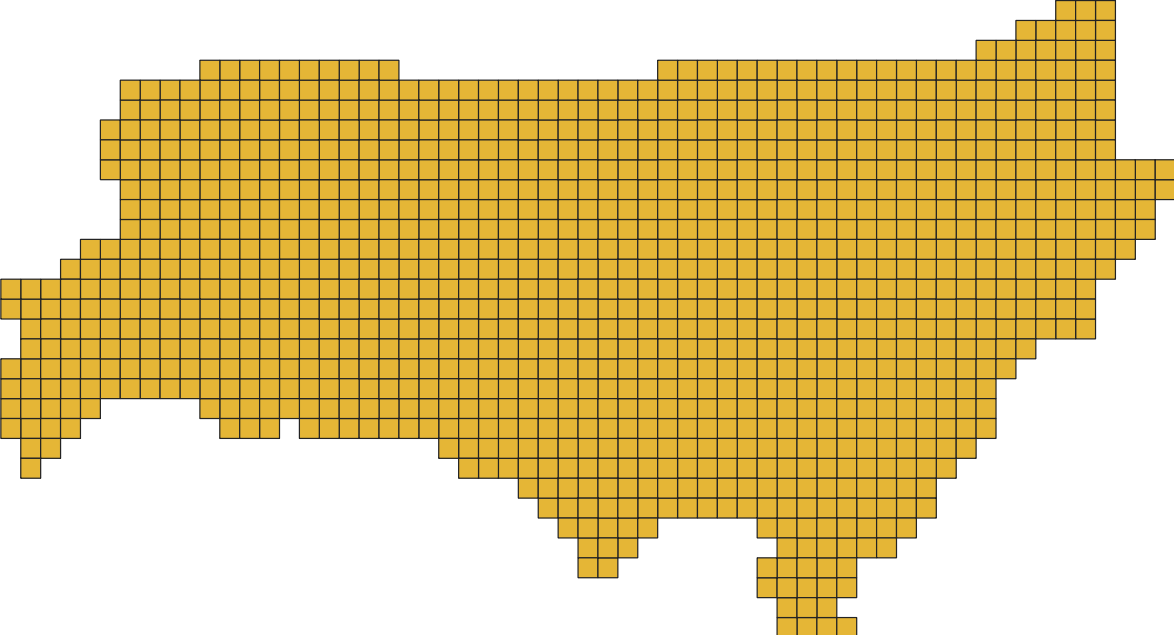
#> input picture 코드/grid.png, 1174 x 635 px
$ python show_route.py
#> lines starting #> are read from the running program, lines starting #| are printed output that depends on the picture; after the words box and inside, x2 and y2 are one past the last pixel; in counts of white or black regions, pixels touching at a corner belong together
import cv2
import numpy as np

WIDTH = 59
HEIGHT = 32
ROUTE = [[11, 12, 247, 77, 78, 26, 146, 91, 386, 381, 40, 42, 221, 340, 343, 227, 228, 56],
         [483, 484, 651, 852, 853, 681, 741, 802, 576, 577],
         [779, 959, 1024, 975, 1047, 1050, 873, 938, 888]]
section_dict = {
    0: [200, 100, 100],
    1: [100, 200, 100],
    2: [100, 100, 200]
}
color_dict_0 = {}
for i in range(25):
    color_dict_0[i] = [255, 255 - i * 8, 255 - i * 8]
color_dict_1 = {}
for i in range(25):
    color_dict_1[i] = [255 - i * 8, 255, 255 - i * 8]
color_dict_2 = {}
for i in range(25):
    color_dict_2[i] = [255 - i * 8, 255 - i * 8, 255]


img = cv2.imread("grid.png", 1)
#> img is the input picture: shape (635, 1174, 3); mean B, G, R 134.6, 199.7, 223.6
img = cv2.resize(dsize=(WIDTH, HEIGHT), src=img)
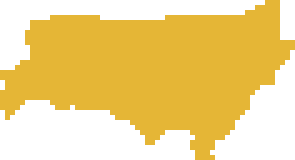
#> img: shape (32, 59, 3) (shown 5 times larger); mean B, G, R 137.1, 212.2, 239.8
result = np.full((HEIGHT, WIDTH, 3), 255, np.uint8)


num2grid = []
for x in range(WIDTH):
    for y in range(HEIGHT):
        if img[y][x][0] != 255 or img[y][x][1] != 255 or img[y][x][2] != 255:
            num2grid.append([y, x])

for section in range(3):
    key = 0
    for num in ROUTE[section]:
        y, x = num2grid[num]
        if section == 0:
            img[y][x][0] = color_dict_0[key][2]
            img[y][x][1] = color_dict_0[key][1]
            img[y][x][2] = color_dict_0[key][0]
        elif section == 1:
            img[y][x][0] = color_dict_1[key][2]
            img[y][x][1] = color_dict_1[key][1]
            img[y][x][2] = color_dict_1[key][0]
        else:
            img[y][x][0] = color_dict_2[key][2]
            img[y][x][1] = color_dict_2[key][1]
            img[y][x][2] = color_dict_2[key][0]
        key += 1
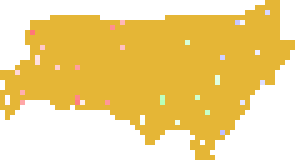
#> img: shape (32, 59, 3) (shown 5 times larger); 1.96% of pixels changed, all inside (x1, y1, x2, y2) = (1, 2, 54, 29)

res = cv2.resize(img, dsize=(WIDTH*20, HEIGHT*20), interpolation=cv2.INTER_NEAREST_EXACT)
cv2.imshow('res', res)
cv2.waitKey()

$ run again, with 코드/.png copied over 코드/grid.png
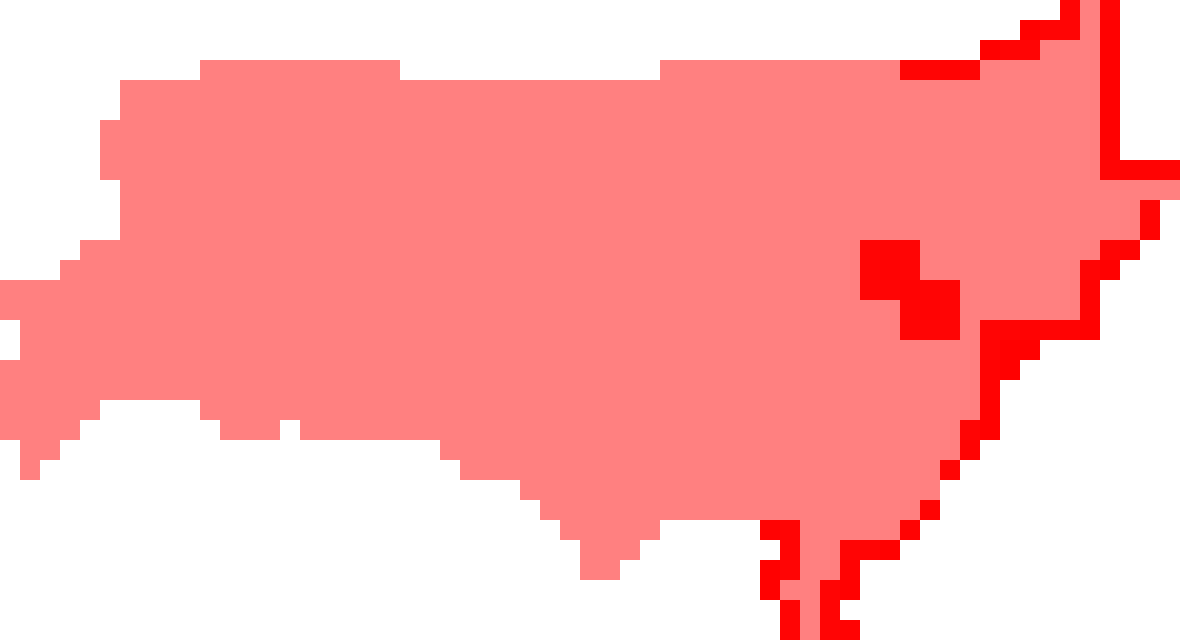
#> input picture 코드/.png, 1180 x 640 px
#> img is the input picture: shape (640, 1180, 3); mean B, G, R 175, 175, 255
#> after the loop `for section in range(3):`:
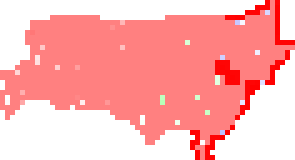
#> img: shape (32, 59, 3) (shown 5 times larger); mean B, G, R 176.7, 176.8, 254.7

$ run again, with 코드/dong.png copied over 코드/grid.png
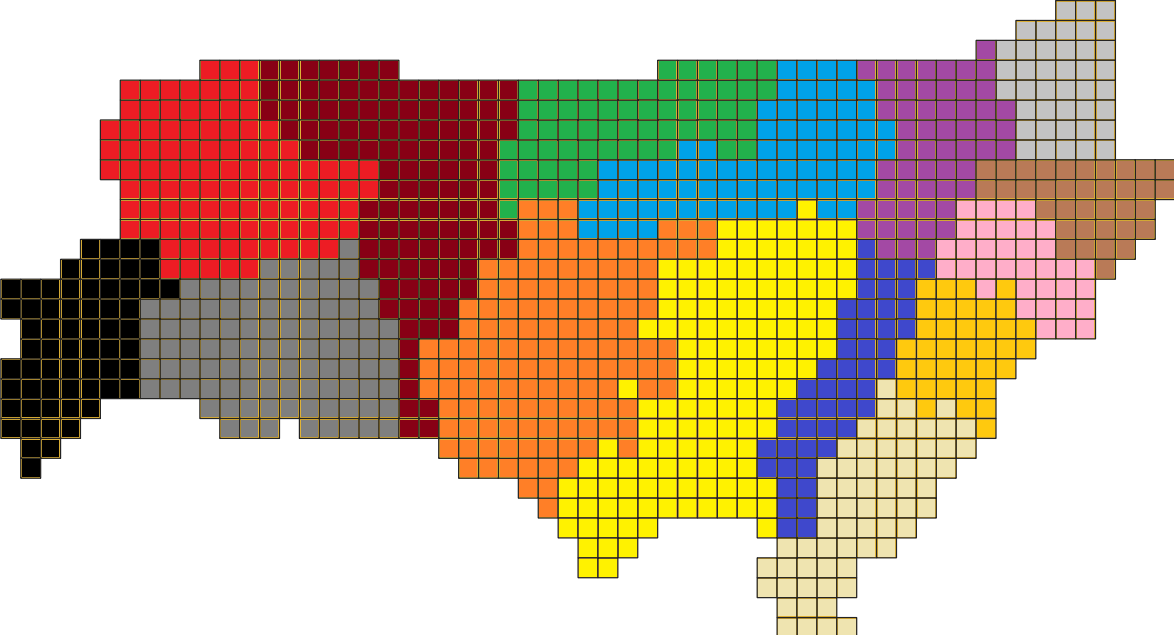
#> input picture 코드/dong.png, 1174 x 635 px
#> img is the input picture: shape (635, 1174, 3); mean B, G, R 149.5, 172.9, 194.3
#> after the loop `for section in range(3):`:
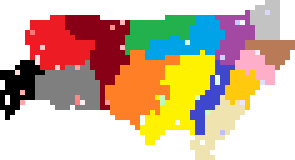
#> img: shape (32, 59, 3) (shown 5 times larger); mean B, G, R 158.5, 180.6, 204.5
#> `res = cv2.resize(img, dsize=(WIDTH*20, HEIGHT*20), interpolation=cv2.I..`:
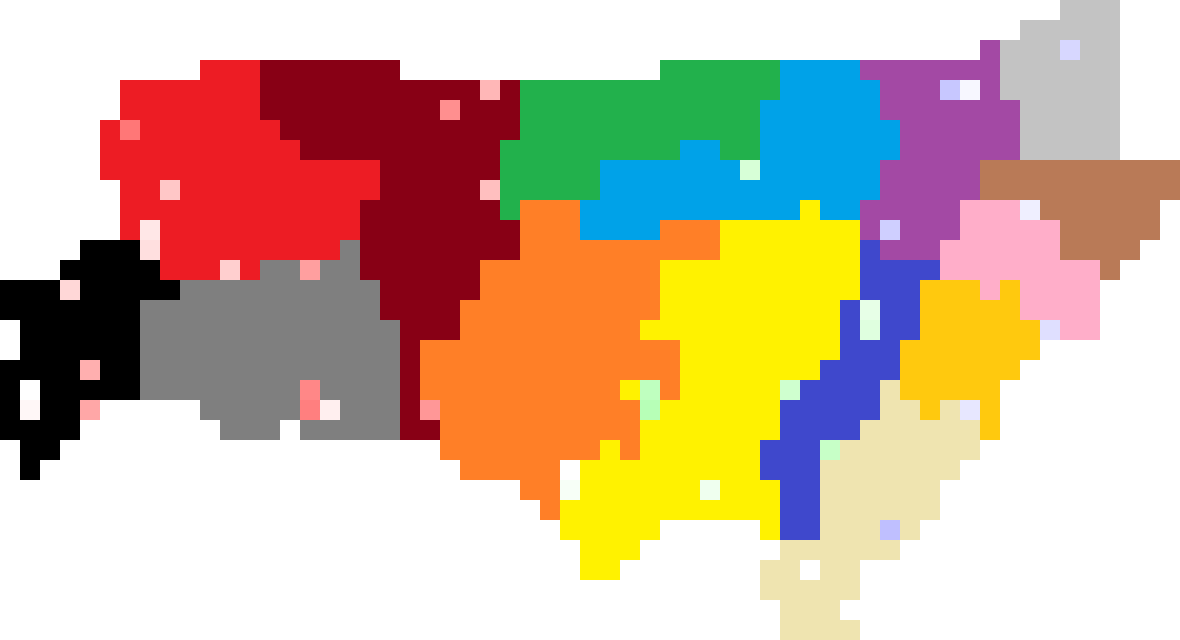
#> res: shape (640, 1180, 3); mean B, G, R 158.5, 180.6, 204.5
